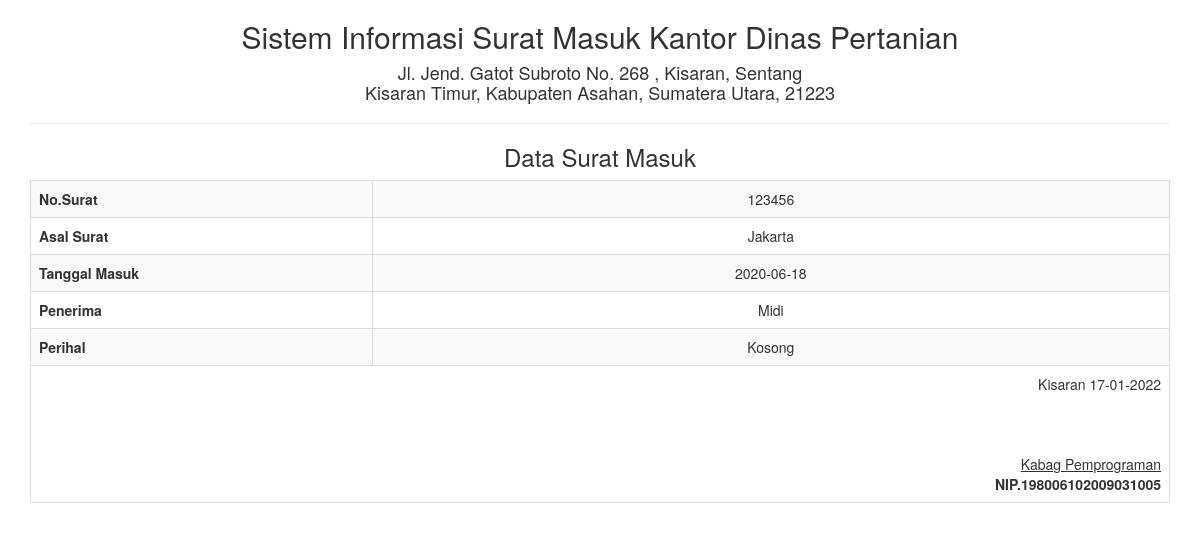
The app's page /report/suratmasuk_satu.php?id=15 with its own data.
### tables this page shows
CREATE TABLE `surat_masuk` (
  `id` int(5) NOT NULL,
  `no_surat` varchar(15) NOT NULL,
  `asal_surat` varchar(20) NOT NULL,
  `tgl_masuk` date NOT NULL,
  `penerima` varchar(50) NOT NULL,
  `perihal` varchar(50) NOT NULL
);

### report/suratmasuk_satu.php (the view, shortened to what this page needs)
<!DOCTYPE html>
<html>
    <head>
        <link href="../Assets/css/bootstrap.min.css" rel="stylesheet" type="text/css"/>
    </head>
    <body onload="print()">
        <?php
        include '../config/koneksi.php';
        $sql = "SELECT * FROM surat_masuk WHERE id='" . $_GET ['id'] . "'";
        $query = mysqli_query($koneksi, $sql) or die("SQL Detail error");
        $data = mysqli_fetch_array($query);
        ?>
        <div class="container">
            <div class='row'>
                <div class="col-sm-12">
                    <div class="text-center">
                        <h2>Sistem Informasi Surat Masuk Kantor Dinas Pertanian </h2>
                        <h4>Jl. Jend. Gatot Subroto No. 268 , Kisaran, Sentang <br> Kisaran Timur, Kabupaten Asahan, Sumatera Utara, 21223</h4>
                        <hr>
                        <h3>Data Surat Masuk</h3>
                        <table class="table table-bordered table-striped table-hover">
                            <tbody>
                                <tr>
                                    <th = width="30%">No.Surat</th> <td><?= $data['no_surat'] ?></td>
                                </tr>
                                <tr>
                                     <th>Asal Surat</th> <td><?= $data['asal_surat'] ?></td>
                                </tr>
                                <tr>
                                   <th>Tanggal Masuk</th> <td><?= $data['tgl_masuk'] ?></td>
                                </tr>
								<tr>
                                    <th>Penerima</th> <td><?= $data['penerima'] ?></td>
                                </tr>
								<tr>
                                    <th>Perihal</th> <td><?= $data['perihal'] ?></td>
                                </tr>
                            </tbody>
                            <tfoot>
                                <tr>
                                    <td colspan="2" class="text-right">
                                        Kisaran  <?= date("d-m-Y") ?>
                                        <br><br><br><br>
                                        <u>Kabag Pemprograman<strong></u><br>
                                        NIP.198006102009031005
									</td>
								</tr>
							</tfoot>
                        </table>
                    </div>
                </div>
            </div>
    </body>
</html>

### records on screen
surat_masuk: no_surat "123456", asal_surat "Jakarta", tgl_masuk "2020-06-18", penerima "Midi", perihal "Kosong"
